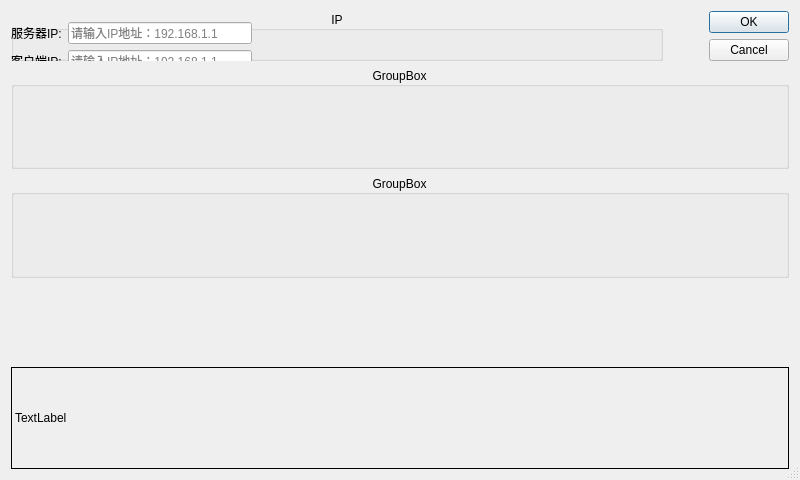
<?xml version="1.0" encoding="UTF-8"?>
<ui version="4.0">
 <class>Dialog</class>
 <widget class="QDialog" name="Dialog">
  <property name="geometry">
   <rect>
    <x>0</x>
    <y>0</y>
    <width>800</width>
    <height>480</height>
   </rect>
  </property>
  <property name="windowTitle">
   <string>HandyTool</string>
  </property>
  <property name="sizeGripEnabled">
   <bool>true</bool>
  </property>
  <layout class="QGridLayout" name="gridLayout_2">
   <item row="1" column="0">
    <widget class="QGroupBox" name="groupBox_2">
     <property name="title">
      <string>GroupBox</string>
     </property>
     <property name="alignment">
      <set>Qt::AlignCenter</set>
     </property>
    </widget>
   </item>
   <item row="2" column="0">
    <widget class="QGroupBox" name="groupBox_3">
     <property name="title">
      <string>GroupBox</string>
     </property>
     <property name="alignment">
      <set>Qt::AlignCenter</set>
     </property>
    </widget>
   </item>
   <item row="3" column="0">
    <spacer name="verticalSpacer">
     <property name="orientation">
      <enum>Qt::Vertical</enum>
     </property>
     <property name="sizeType">
      <enum>QSizePolicy::Preferred</enum>
     </property>
     <property name="sizeHint" stdset="0">
      <size>
       <width>20</width>
       <height>83</height>
      </size>
     </property>
    </spacer>
   </item>
   <item row="4" column="0">
    <widget class="QLabel" name="label">
     <property name="frameShape">
      <enum>QFrame::Box</enum>
     </property>
     <property name="text">
      <string>TextLabel</string>
     </property>
    </widget>
   </item>
   <item row="0" column="0">
    <layout class="QGridLayout" name="gridLayout">
     <item row="0" column="0" rowspan="2">
      <widget class="QGroupBox" name="groupBox">
       <property name="sizePolicy">
        <sizepolicy hsizetype="Expanding" vsizetype="Preferred">
         <horstretch>0</horstretch>
         <verstretch>0</verstretch>
        </sizepolicy>
       </property>
       <property name="title">
        <string>IP</string>
       </property>
       <property name="alignment">
        <set>Qt::AlignCenter</set>
       </property>
       <widget class="QWidget" name="">
        <property name="geometry">
         <rect>
          <x>0</x>
          <y>11</y>
          <width>241</width>
          <height>51</height>
         </rect>
        </property>
        <layout class="QFormLayout" name="formLayout">
         <item row="0" column="1">
          <widget class="QLineEdit" name="lineEdit">
           <property name="maxLength">
            <number>15</number>
           </property>
           <property name="placeholderText">
            <string>请输入IP地址：192.168.1.1</string>
           </property>
          </widget>
         </item>
         <item row="0" column="0">
          <widget class="QLabel" name="label_2">
           <property name="text">
            <string>服务器IP:</string>
           </property>
          </widget>
         </item>
         <item row="1" column="0">
          <widget class="QLabel" name="label_3">
           <property name="text">
            <string>客户端IP:</string>
           </property>
          </widget>
         </item>
         <item row="1" column="1">
          <widget class="QLineEdit" name="lineEdit_2">
           <property name="inputMask">
            <string/>
           </property>
           <property name="maxLength">
            <number>15</number>
           </property>
           <property name="placeholderText">
            <string>请输入IP地址：192.168.1.1</string>
           </property>
          </widget>
         </item>
        </layout>
       </widget>
      </widget>
     </item>
     <item row="0" column="1">
      <spacer name="horizontalSpacer">
       <property name="orientation">
        <enum>Qt::Horizontal</enum>
       </property>
       <property name="sizeType">
        <enum>QSizePolicy::Minimum</enum>
       </property>
       <property name="sizeHint" stdset="0">
        <size>
         <width>40</width>
         <height>20</height>
        </size>
       </property>
      </spacer>
     </item>
     <item row="0" column="2">
      <widget class="QPushButton" name="pushButton_OK">
       <property name="text">
        <string>OK</string>
       </property>
      </widget>
     </item>
     <item row="1" column="1">
      <spacer name="horizontalSpacer_2">
       <property name="orientation">
        <enum>Qt::Horizontal</enum>
       </property>
       <property name="sizeType">
        <enum>QSizePolicy::Minimum</enum>
       </property>
       <property name="sizeHint" stdset="0">
        <size>
         <width>40</width>
         <height>20</height>
        </size>
       </property>
      </spacer>
     </item>
     <item row="1" column="2">
      <widget class="QPushButton" name="pushButton_Cancel">
       <property name="text">
        <string>Cancel</string>
       </property>
      </widget>
     </item>
    </layout>
   </item>
  </layout>
 </widget>
 <resources/>
 <connections/>
</ui>
